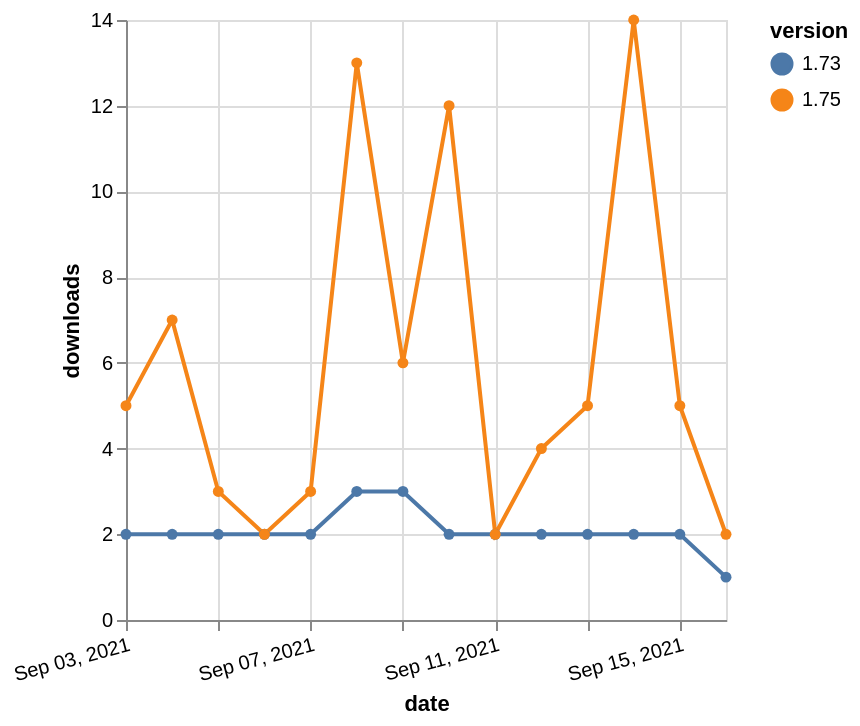

Vega-Lite specification stored for this chart:
### Vega-Lite specification from a JSON file in a GitHub repository (floating-point values rounded to 4 significant figures)
{"$schema": "https://vega.github.io/schema/vega-lite/v5.json", "description": "A simple bar chart with embedded data.", "data": {"values": [{"date": "2021-09-03", "total": 2746, "delta": 2, "version": "1.73"}, {"date": "2021-09-04", "total": 2748, "delta": 2, "version": "1.73"}, {"date": "2021-09-05", "total": 2750, "delta": 2, "version": "1.73"}, {"date": "2021-09-06", "total": 2752, "delta": 2, "version": "1.73"}, {"date": "2021-09-07", "total": 2754, "delta": 2, "version": "1.73"}, {"date": "2021-09-08", "total": 2757, "delta": 3, "version": "1.73"}, {"date": "2021-09-09", "total": 2760, "delta": 3, "version": "1.73"}, {"date": "2021-09-10", "total": 2762, "delta": 2, "version": "1.73"}, {"date": "2021-09-11", "total": 2764, "delta": 2, "version": "1.73"}, {"date": "2021-09-12", "total": 2766, "delta": 2, "version": "1.73"}, {"date": "2021-09-13", "total": 2768, "delta": 2, "version": "1.73"}, {"date": "2021-09-14", "total": 2770, "delta": 2, "version": "1.73"}, {"date": "2021-09-15", "total": 2772, "delta": 2, "version": "1.73"}, {"date": "2021-09-16", "total": 2773, "delta": 1, "version": "1.73"}, {"date": "2021-09-03", "total": 3721, "delta": 5, "version": "1.75"}, {"date": "2021-09-04", "total": 3728, "delta": 7, "version": "1.75"}, {"date": "2021-09-05", "total": 3731, "delta": 3, "version": "1.75"}, {"date": "2021-09-06", "total": 3733, "delta": 2, "version": "1.75"}, {"date": "2021-09-07", "total": 3736, "delta": 3, "version": "1.75"}, {"date": "2021-09-08", "total": 3749, "delta": 13, "version": "1.75"}, {"date": "2021-09-09", "total": 3755, "delta": 6, "version": "1.75"}, {"date": "2021-09-10", "total": 3767, "delta": 12, "version": "1.75"}, {"date": "2021-09-11", "total": 3769, "delta": 2, "version": "1.75"}, {"date": "2021-09-12", "total": 3773, "delta": 4, "version": "1.75"}, {"date": "2021-09-13", "total": 3778, "delta": 5, "version": "1.75"}, {"date": "2021-09-14", "total": 3792, "delta": 14, "version": "1.75"}, {"date": "2021-09-15", "total": 3797, "delta": 5, "version": "1.75"}, {"date": "2021-09-16", "total": 3799, "delta": 2, "version": "1.75"}]}, "width": "container", "mark": {"type": "line", "point": {"filled": true}}, "encoding": {"x": {"field": "date", "type": "temporal", "timeUnit": "yearmonthdate", "title": "date", "axis": {"labelAngle": -15}}, "y": {"field": "delta", "type": "quantitative", "title": "downloads"}, "color": {"field": "version", "type": "nominal"}, "tooltip": {"field": "delta"}}}
